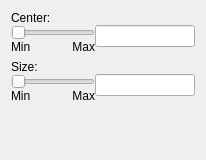
                 <widget class="QWidget" name="tab_2">
                  <attribute name="title">
                   <string>X</string>
                  </attribute>
                  <layout class="QVBoxLayout" name="verticalLayout_4">
                   <item>
                    <layout class="QVBoxLayout" name="verticalLayout_10">
                     <property name="spacing">
                      <number>0</number>
                     </property>
                     <item>
                      <widget class="QLabel" name="label_26">
                       <property name="text">
                        <string>Center:</string>
                       </property>
                       <property name="alignment">
                        <set>Qt::AlignLeading|Qt::AlignLeft|Qt::AlignVCenter</set>
                       </property>
                      </widget>
                     </item>
                     <item>
                      <layout class="QHBoxLayout" name="horizontalLayout_20">
                       <property name="spacing">
                        <number>0</number>
                       </property>
                       <item>
                        <layout class="QVBoxLayout" name="verticalLayout_16">
                         <property name="spacing">
                          <number>0</number>
                         </property>
                         <item>
                          <widget class="QSlider" name="centerXSlider">
                           <property name="orientation">
                            <enum>Qt::Horizontal</enum>
                           </property>
                          </widget>
                         </item>
                         <item>
                          <layout class="QHBoxLayout" name="horizontalLayout_30">
                           <property name="spacing">
                            <number>0</number>
                           </property>
                           <item>
                            <widget class="QLabel" name="centerXMinLabel">
                             <property name="text">
                              <string>Min</string>
                             </property>
                            </widget>
                           </item>
                           <item>
                            <widget class="QLabel" name="centerXMaxLabel">
                             <property name="text">
                              <string>Max</string>
                             </property>
                             <property name="alignment">
                              <set>Qt::AlignRight|Qt::AlignTrailing|Qt::AlignVCenter</set>
                             </property>
                            </widget>
                           </item>
                          </layout>
                         </item>
                        </layout>
                       </item>
                       <item>
                        <layout class="QVBoxLayout" name="verticalLayout_54">
                         <property name="spacing">
                          <number>0</number>
                         </property>
                         <item>
                          <widget class="QLineEdit" name="centerXEdit">
                           <property name="sizePolicy">
                            <sizepolicy hsizetype="Minimum" vsizetype="Fixed">
                             <horstretch>0</horstretch>
                             <verstretch>0</verstretch>
                            </sizepolicy>
                           </property>
                           <property name="minimumSize">
                            <size>
                             <width>100</width>
                             <height>0</height>
                            </size>
                           </property>
                           <property name="maximumSize">
                            <size>
                             <width>100</width>
                             <height>16777215</height>
                            </size>
                           </property>
                           <property name="alignment">
                            <set>Qt::AlignCenter</set>
                           </property>
                          </widget>
                         </item>
                         <item>
                          <spacer name="verticalSpacer_59">
                           <property name="orientation">
                            <enum>Qt::Vertical</enum>
                           </property>
                           <property name="sizeType">
                            <enum>QSizePolicy::MinimumExpanding</enum>
                           </property>
                           <property name="sizeHint" stdset="0">
                            <size>
                             <width>20</width>
                             <height>5</height>
                            </size>
                           </property>
                          </spacer>
                         </item>
                        </layout>
                       </item>
                      </layout>
                     </item>
                    </layout>
                   </item>
                   <item>
                    <layout class="QVBoxLayout" name="verticalLayout_11">
                     <property name="spacing">
                      <number>0</number>
                     </property>
                     <item>
                      <widget class="QLabel" name="label_27">
                       <property name="text">
                        <string>Size:</string>
                       </property>
                       <property name="alignment">
                        <set>Qt::AlignLeading|Qt::AlignLeft|Qt::AlignVCenter</set>
                       </property>
                      </widget>
                     </item>
                     <item>
                      <layout class="QHBoxLayout" name="horizontalLayout_21">
                       <property name="spacing">
                        <number>0</number>
                       </property>
                       <item>
                        <layout class="QVBoxLayout" name="verticalLayout_17">
                         <property name="spacing">
                          <number>0</number>
                         </property>
                         <item>
                          <widget class="QSlider" name="sizeXSlider">
                           <property name="orientation">
                            <enum>Qt::Horizontal</enum>
                           </property>
                          </widget>
                         </item>
                         <item>
                          <layout class="QHBoxLayout" name="horizontalLayout_59">
                           <property name="spacing">
                            <number>0</number>
                           </property>
                           <item>
                            <widget class="QLabel" name="sizeXMinLabel">
                             <property name="text">
                              <string>Min</string>
                             </property>
                            </widget>
                           </item>
                           <item>
                            <widget class="QLabel" name="sizeXMaxLabel">
                             <property name="text">
                              <string>Max</string>
                             </property>
                             <property name="alignment">
                              <set>Qt::AlignRight|Qt::AlignTrailing|Qt::AlignVCenter</set>
                             </property>
                            </widget>
                           </item>
                          </layout>
                         </item>
                        </layout>
                       </item>
                       <item>
                        <layout class="QVBoxLayout" name="verticalLayout_93">
                         <property name="spacing">
                          <number>0</number>
                         </property>
                         <item>
                          <widget class="QLineEdit" name="sizeXEdit">
                           <property name="sizePolicy">
                            <sizepolicy hsizetype="Minimum" vsizetype="Fixed">
                             <horstretch>0</horstretch>
                             <verstretch>0</verstretch>
                            </sizepolicy>
                           </property>
                           <property name="minimumSize">
                            <size>
                             <width>100</width>
                             <height>0</height>
                            </size>
                           </property>
                           <property name="maximumSize">
                            <size>
                             <width>100</width>
                             <height>16777215</height>
                            </size>
                           </property>
                           <property name="alignment">
                            <set>Qt::AlignCenter</set>
                           </property>
                          </widget>
                         </item>
                         <item>
                          <spacer name="verticalSpacer_65">
                           <property name="orientation">
                            <enum>Qt::Vertical</enum>
                           </property>
                           <property name="sizeType">
                            <enum>QSizePolicy::MinimumExpanding</enum>
                           </property>
                           <property name="sizeHint" stdset="0">
                            <size>
                             <width>20</width>
                             <height>5</height>
                            </size>
                           </property>
                          </spacer>
                         </item>
                        </layout>
                       </item>
                      </layout>
                     </item>
                    </layout>
                   </item>
                   <item>
                    <spacer name="verticalSpacer">
                     <property name="orientation">
                      <enum>Qt::Vertical</enum>
                     </property>
                     <property name="sizeHint" stdset="0">
                      <size>
                       <width>20</width>
                       <height>46</height>
                      </size>
                     </property>
                    </spacer>
                   </item>
                  </layout>
                 </widget>
